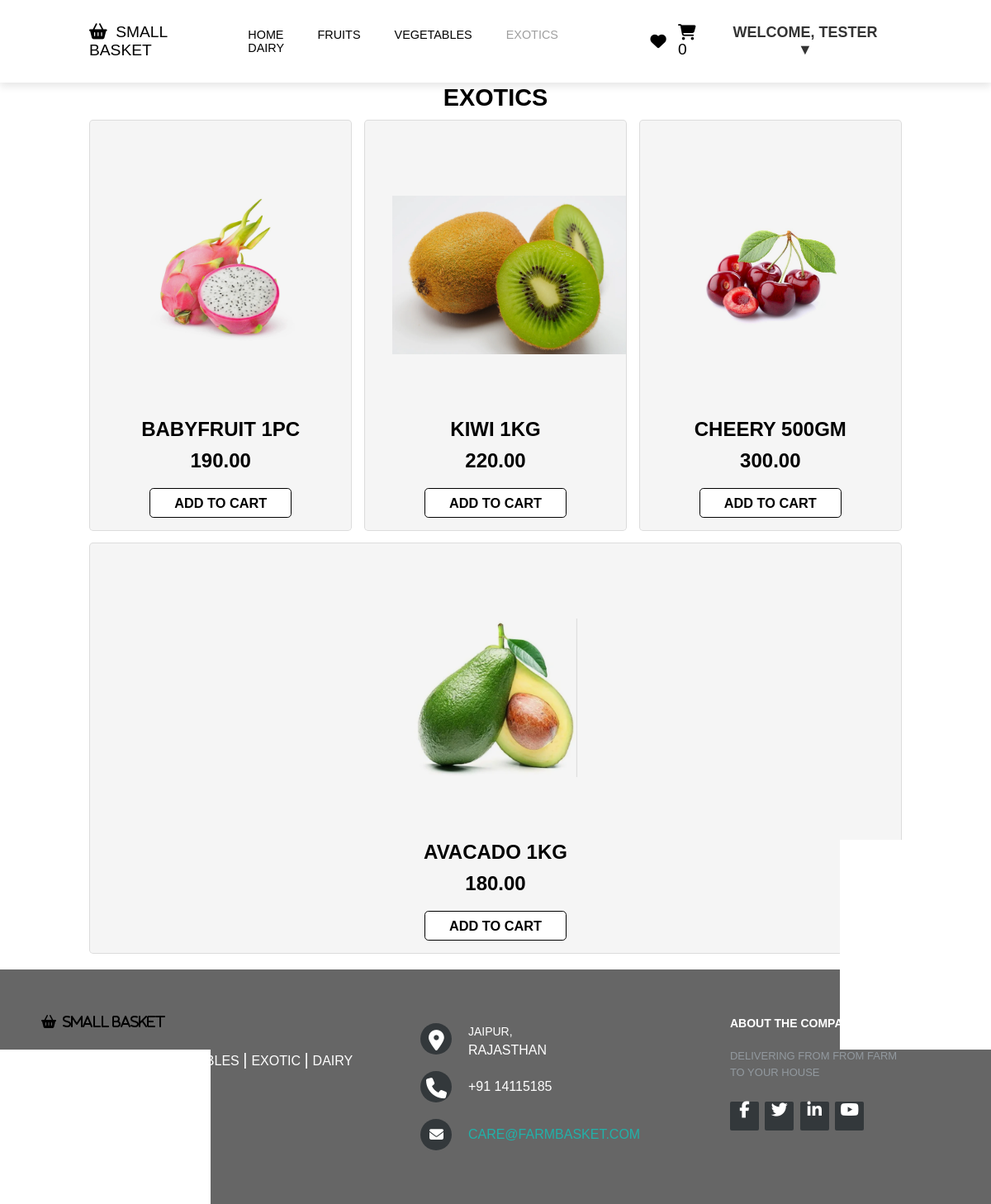
The page /exotics.php (signed in) on the database its author committed.
### tables this page shows
CREATE TABLE `products` (
  `id` int(11) NOT NULL,
  `name` varchar(255) NOT NULL,
  `description` text DEFAULT NULL,
  `price` decimal(10,2) NOT NULL,
  `image` varchar(255) DEFAULT NULL,
  `created_at` timestamp NOT NULL DEFAULT current_timestamp(),
  `updated_at` timestamp NOT NULL DEFAULT current_timestamp() ON UPDATE current_timestamp()
);

### exotics.php (the view, shortened to what this page needs)
<html>
<head>
    <link rel="stylesheet" href="css/style.css">
    <link rel="stylesheet" href="css/style2.css">
</head>
<body>
    <header>
        <a href="#" class="logo"><i class="fa-sharp fa-solid fa-basket-shopping"></i>&nbsp; SMALL BASKET</i></a>
        <nav class="navbar">
            <a href="index.php">Home</a>
            <a href="fruit.php">FRUITS</a>
            <a href="veggies.php">VEGETABLES</a>
            <a style="color: #9F9F9F " href="exotics.php">EXOTICS</a>
            <a href="dairy.php">DAIRY</a>
        </nav>
        <div class="icons">
            <a href="#"><i class="fa fa-heart"></i></a>
            <a href="#" class="cart-icon">
                <i class="fa fa-shopping-cart"></i>
                <span class="cart-count">0</span>
            </a>
            <?php
            if (isset($_SESSION['name'])) {
                echo '<div class="dropdown">
            <button class="dropbtn">Welcome, ' . $_SESSION['name'] . ' ▼</button>
            <div class="dropdown-content">
                <a href="account.php">My Account</a>
                <a href="orders.php">My Orders</a>
                <a href="logout.php">Logout </a>
            </div>
          </div>';
            } else {
                echo '<div class="login">
                <a href="login.html"><i class="fa fa-user"></i></a>
          </div>';
            }
            ?>
        </div>
    </header>
    <br><br><br>
    <section class="product" id="product">
        <h1 class="heading">EXOTICS <span></span></h1>
        <div class="box-container">
            <?php
            $servername = "localhost:3306";
            $username = "root";
            $password = "";
            $dbname = "farmbasket";
            $conn = new mysqli($servername, $username, $password, $dbname);
            $sql = "SELECT * FROM products WHERE description = 'exotic'";
            $result = $conn->query($sql);
            if ($result->num_rows > 0) {
                while ($row = $result->fetch_assoc()) {
                    echo '<div class="box">';
                    echo '<div class="content">';
                    echo '<img src="' . $row["image"] . '" alt="' . $row["name"] . '">';
                    echo '<h3>' . $row["name"] . '</h3>';
                    echo '<div class="price">' . $row["price"] . '</div>';
                    echo '<button class="btn" onclick="addToCart(this)">Add to Cart</button>';
                    echo '</div>';
                    echo '</div>';
                }
            } else {
                echo "No products found.";
            }
            ?>
        </div>
    </section>
    <footer class="footer-distributed">
        <div class="footer-left">
            <i class="fa-sharp fa-solid fa-basket-shopping">&nbsp; SMALL BASKET</i>
            <p class="footer-links">
                <a href="index.php" class="link-1">Home</a>
                <a href="fruit.php">Fruits</a>
                <a href="veggies.php">Vegetables</a>
                <a href="exotics.php">Exotic</a>
                <a href="dairy.php">Dairy</a>
            </p>
            <p class="footer-company-name">SMALL BASKET © 2023</p>
        </div>
        <div class="footer-center">
            <div>
                <i class="fa fa-map-marker"></i>
                <p><span>JAIPUR,</span> RAJASTHAN</p>
            </div>
            <div>
                <i class="fa fa-phone"></i>
                <p>+91 14115185 </p>
            </div>
            <div>
                <i class="fa fa-envelope"></i>
                <p><a href="mailto:care@farmbasket.com">care@farmbasket.com</a></p>
            </div>
        </div>
        <div class="footer-right">
            <p class="footer-company-about">
                <span>About the company</span>
                Delivering from from Farm to your House
            </p>
            <div class="footer-icons">
                <a href="#"><i class="fa fa-facebook"></i></a>
                <a href="#"><i class="fa fa-twitter"></i></a>
                <a href="#"><i class="fa fa-linkedin"></i></a>
                <a href="#"><i class="fa fa-youtube"></i></a>
            </div>
        </div>
    </footer>
</body>
</html>

### css/style.css (style rules this page uses)
* { font-family:Arial, Helvetica, sans-serif; margin: 0; padding: 0; box-sizing: border-box; outline: none; border: none; text-decoration: none; text-transform: uppercase; transition: all .1s linear; }
html { font-size: 60%; scroll-padding-top: 6rem; scroll-behavior: smooth; }
header { position: fixed; top: 0; left: 0; right: 0; z-index: 1000; background: #fff; padding: 2rem 9%; display: flex; align-items: center; justify-content: space-between; box-shadow: 0 .5rem 1rem rgba(0, 0, 0, .1); }
header .logo { font-size: 2rem; color: #000; font-weight: 500; }
header .navbar a { font-size: 1.5rem; color: #000; margin: 0 2rem; }
header .icons a { font-size: 2rem; color: #000; margin-left: 1.5rem; }
section { margin-top: 5vh; padding: 2rem 9%; }
.btn { display: inline-block; margin-top: 1rem; border-radius: .5rem; border: .2rem solid #000; font-weight: bolder; font-size: 1.7rem; color: #000; cursor: pointer; background: #fff; padding: .8rem 3rem; }
.heading { text-align: center; font-size: 3rem; padding: 10px; font-weight: bolder; text-transform: uppercase; }
.product .box-container { display: flex; flex-wrap: wrap; gap: 1.5rem; }
.product .box-container .box { border: .1rem solid rgba(0, 0, 0, .1); border-radius: .5rem; text-align: center; position: relative; overflow: hidden; background: #f5f5f5; flex: 1 1 30rem; }
.product .box-container .content { padding: 1.5rem; }
.product .box-container .box img { height: 20rem; transform: rotate(0deg); margin: 8rem 2rem; mix-blend-mode: multiply; }
.product .box-container .box .content h3 { color: #000; font-size: 2.5rem; }
.product .box-container .box .content .price { color: #000; font-size: 2.5rem; font-weight: bolder; padding: 1rem 0; }
.footer-distributed { background: #666; box-shadow: 0 1px 1px 0 rgba(0, 0, 0, 0.12); box-sizing: border-box; width: 100%; text-align: left; font: bold 16px sans-serif; padding: 55px 50px; }
.footer-distributed .footer-left, .footer-distributed .footer-center, .footer-distributed .footer-right { display: inline-block; vertical-align: top; }
.footer-distributed .footer-left { width: 40%; }
.footer-distributed .footer-links { color: #ffffff; margin: 20px 0 12px; padding: 0; }
.footer-distributed .footer-links a { display:inline-block; line-height: 1.8; font-weight:400; text-decoration: none; color: inherit; }
.footer-distributed .footer-company-name { color: #222; font-size: 14px; font-weight: normal; margin: 0; }
.footer-distributed .footer-center { width: 35%; }
.footer-distributed .footer-center i { background-color: #33383b; color: #ffffff; font-size: 25px; width: 38px; height: 38px; border-radius: 50%; text-align: center; line-height: 42px; margin: 10px 15px; vertical-align: middle; }
.footer-distributed .footer-center i.fa-envelope { font-size: 17px; line-height: 38px; }
.footer-distributed .footer-center p { display: inline-block; color: #ffffff; font-weight:400; vertical-align: middle; margin:0; }
.footer-distributed .footer-center p span { display:block; font-weight: normal; font-size:14px; line-height:2; }
.footer-distributed .footer-center p a { color: lightseagreen; text-decoration: none;; }
.footer-distributed .footer-links a:before { content: "|"; font-weight:300; font-size: 20px; left: 0; color: #fff; display: inline-block; padding-right: 5px; }
.footer-distributed .footer-links .link-1:before { content: none; }
.footer-distributed .footer-right { width: 20%; }
.footer-distributed .footer-company-about { line-height: 20px; color: #92999f; font-size: 13px; font-weight: normal; margin: 0; }
.footer-distributed .footer-company-about span { display: block; color: #ffffff; font-size: 14px; font-weight: bold; margin-bottom: 20px; }
.footer-distributed .footer-icons { margin-top: 25px; }
.footer-distributed .footer-icons a { display: inline-block; width: 35px; height: 35px; cursor: pointer; background-color: #33383b; border-radius: 2px; font-size: 20px; color: #ffffff; text-align: center; line-height: 35px; margin-right: 3px; margin-bottom: 5px; }
.icons { display: flex; align-items: center; }
.dropdown { position: relative; display: inline-block; }
.dropdown { position: relative; }
.dropbtn { display: inline-block; background-color: #fff; color: #333; padding: 10px 20px; border-radius: 5px; text-decoration: none; font-weight: bold; font-size: 18px; transition: background-color 0.3s ease; }

### rows shown on the page
products: image (picture), name "BABYFRUIT 1PC", price "190.00"
products: image (picture), name "KIWI 1KG", price "220.00"
products: image (picture), name "CHEERY 500GM", price "300.00"
products: image (picture), name "AVACADO 1KG", price "180.00"

### other values the page prints
$_SESSION['name'] "TESTER"
